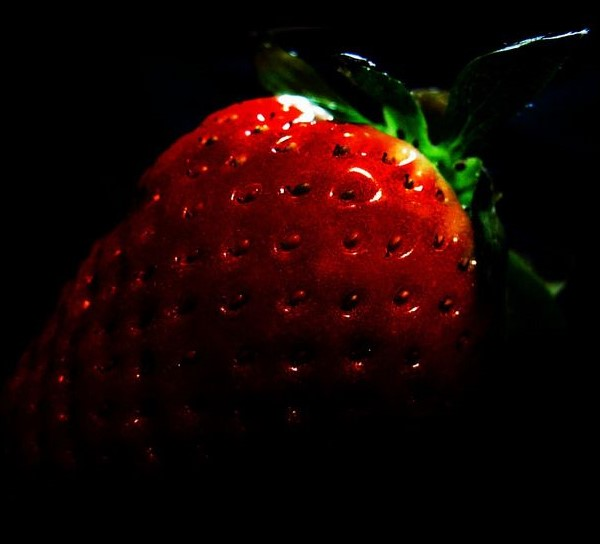
#> input picture class01/homework/hyuckku/hw2_Day07_openCV/strawberry_dark.jpg, 600 x 544 px
$ python RGB_HSV.py
#> lines starting #> are read from the running program, lines starting #| are printed output that depends on the picture
import numpy as np
import cv2
import os

# Qt 애플리케이션 시작 전에 환경 변수 설정
os.environ["QT_QPA_PLATFORM"] = "xcb"

# 이미지 파일을 Read하고 Color space 정보 출력
#color = cv2.imread("strawberry.jpg", cv2.IMREAD_COLOR)
color = cv2.imread("strawberry_dark.jpg", cv2.IMREAD_COLOR)
#> color is the input picture: shape (544, 600, 3); mean B, G, R 3, 5.4, 25
print(color.shape)
#| (544, 600, 3)

height, width, channels = color.shape
#> height = 544; width = 600; channels = 3
cv2.imshow("Original Image",color)

#Color channel을 B,G,R로 분할하여 출력
b,g,r = cv2.split(color)
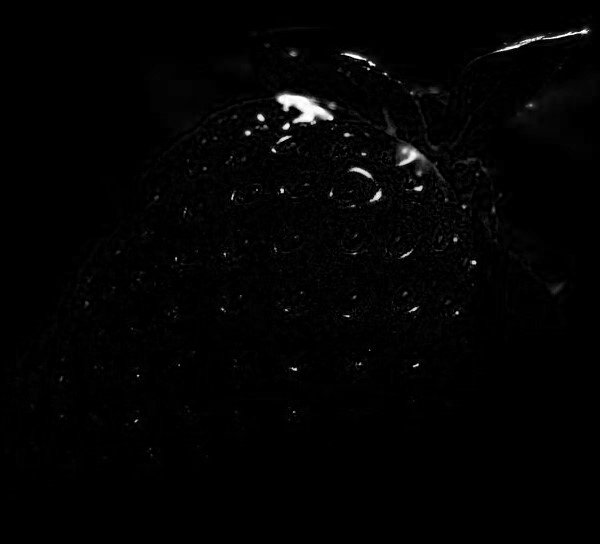
#> b: shape (544, 600); min 0, max 255, mean 3
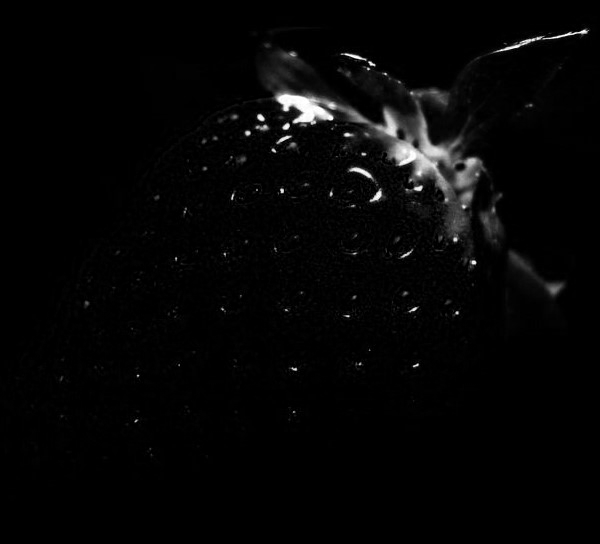
#> g: shape (544, 600); min 0, max 255, mean 5.4
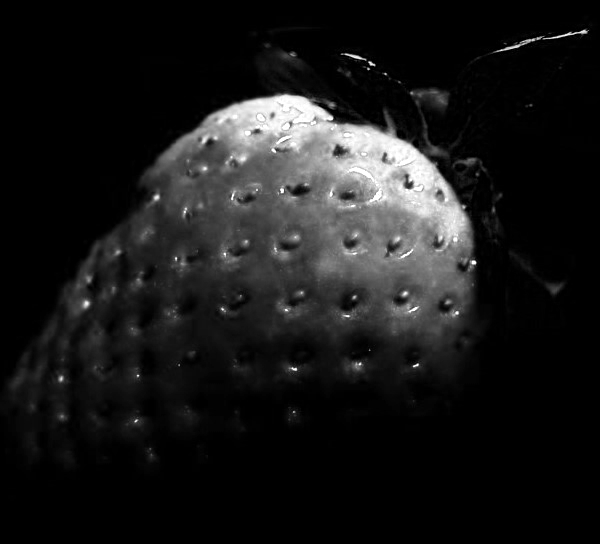
#> r: shape (544, 600); min 0, max 255, mean 25
rgb_split = np.concatenate((b,g,r),axis=1)
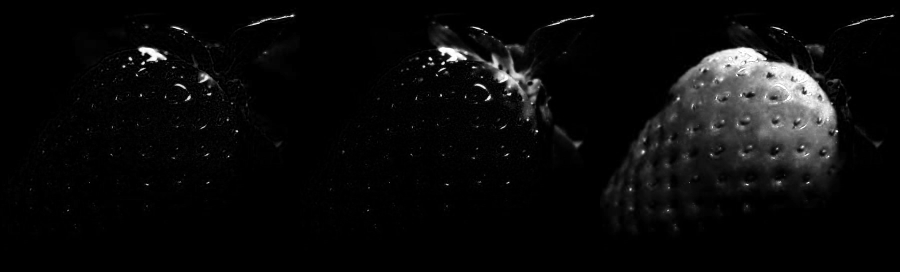
#> rgb_split: shape (544, 1800) (shown at 1/2 size); min 0, max 255, mean 11.2
cv2.imshow("BGR Channels",rgb_split)

# 색공간을 BGR에서 HSV로 변환
hsv = cv2.cvtColor(color, cv2.COLOR_BGR2HSV)
#> hsv: shape (544, 600, 3); mean H, S, V 29.1, 121, 26.7

# Channel을 H,S,V로 분할하여 출력
h,s,v = cv2.split(hsv)
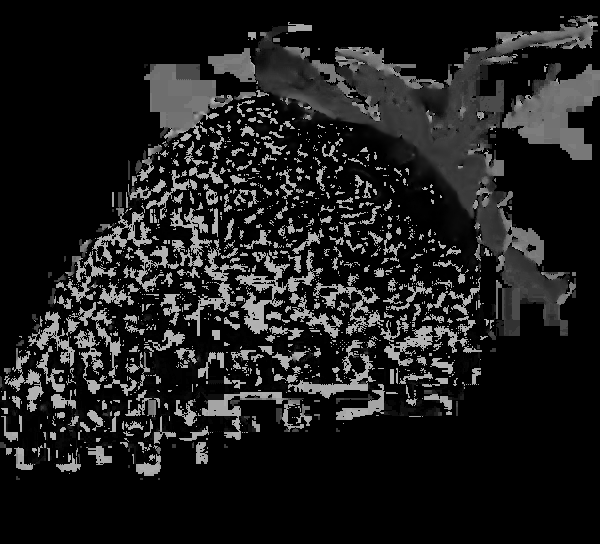
#> h: shape (544, 600); min 0, max 179, mean 29.1
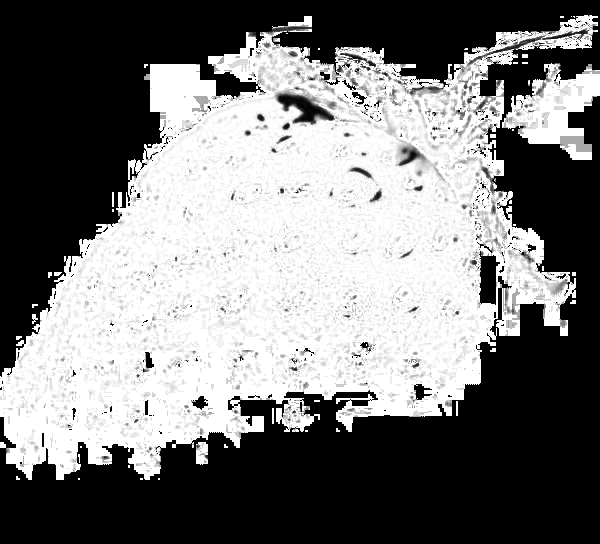
#> s: shape (544, 600); min 0, max 255, mean 121
hsv_split = np.concatenate((h,s,v),axis=1)
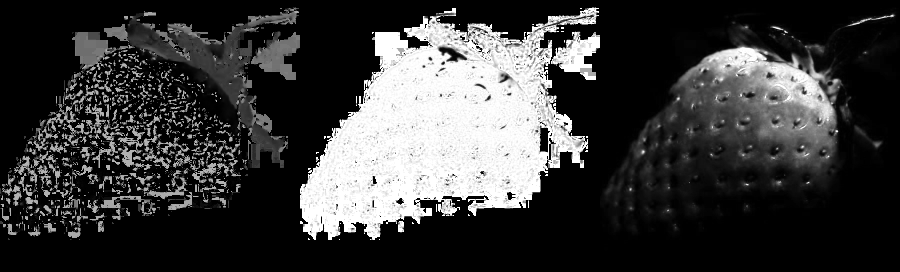
#> hsv_split: shape (544, 1800) (shown at 1/2 size); min 0, max 255, mean 58.9
cv2.imshow("Split HSV",hsv_split)
